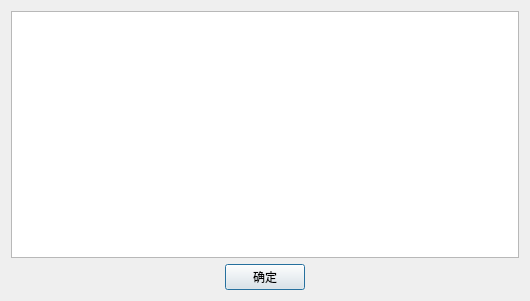
<?xml version="1.0" encoding="UTF-8"?>
<ui version="4.0">
 <class>OneClickSaveDialog</class>
 <widget class="QDialog" name="OneClickSaveDialog">
  <property name="geometry">
   <rect>
    <x>0</x>
    <y>0</y>
    <width>530</width>
    <height>301</height>
   </rect>
  </property>
  <property name="windowTitle">
   <string>一键保存</string>
  </property>
  <layout class="QVBoxLayout" name="verticalLayout">
   <item>
    <widget class="QTableView" name="tableView"/>
   </item>
   <item>
    <layout class="QHBoxLayout" name="horizontalLayout">
     <item>
      <spacer name="horizontalSpacer">
       <property name="orientation">
        <enum>Qt::Horizontal</enum>
       </property>
       <property name="sizeHint" stdset="0">
        <size>
         <width>40</width>
         <height>20</height>
        </size>
       </property>
      </spacer>
     </item>
     <item>
      <widget class="QPushButton" name="btnOk">
       <property name="text">
        <string>确定</string>
       </property>
      </widget>
     </item>
     <item>
      <spacer name="horizontalSpacer_2">
       <property name="orientation">
        <enum>Qt::Horizontal</enum>
       </property>
       <property name="sizeHint" stdset="0">
        <size>
         <width>40</width>
         <height>20</height>
        </size>
       </property>
      </spacer>
     </item>
    </layout>
   </item>
  </layout>
 </widget>
 <resources/>
 <connections/>
</ui>
